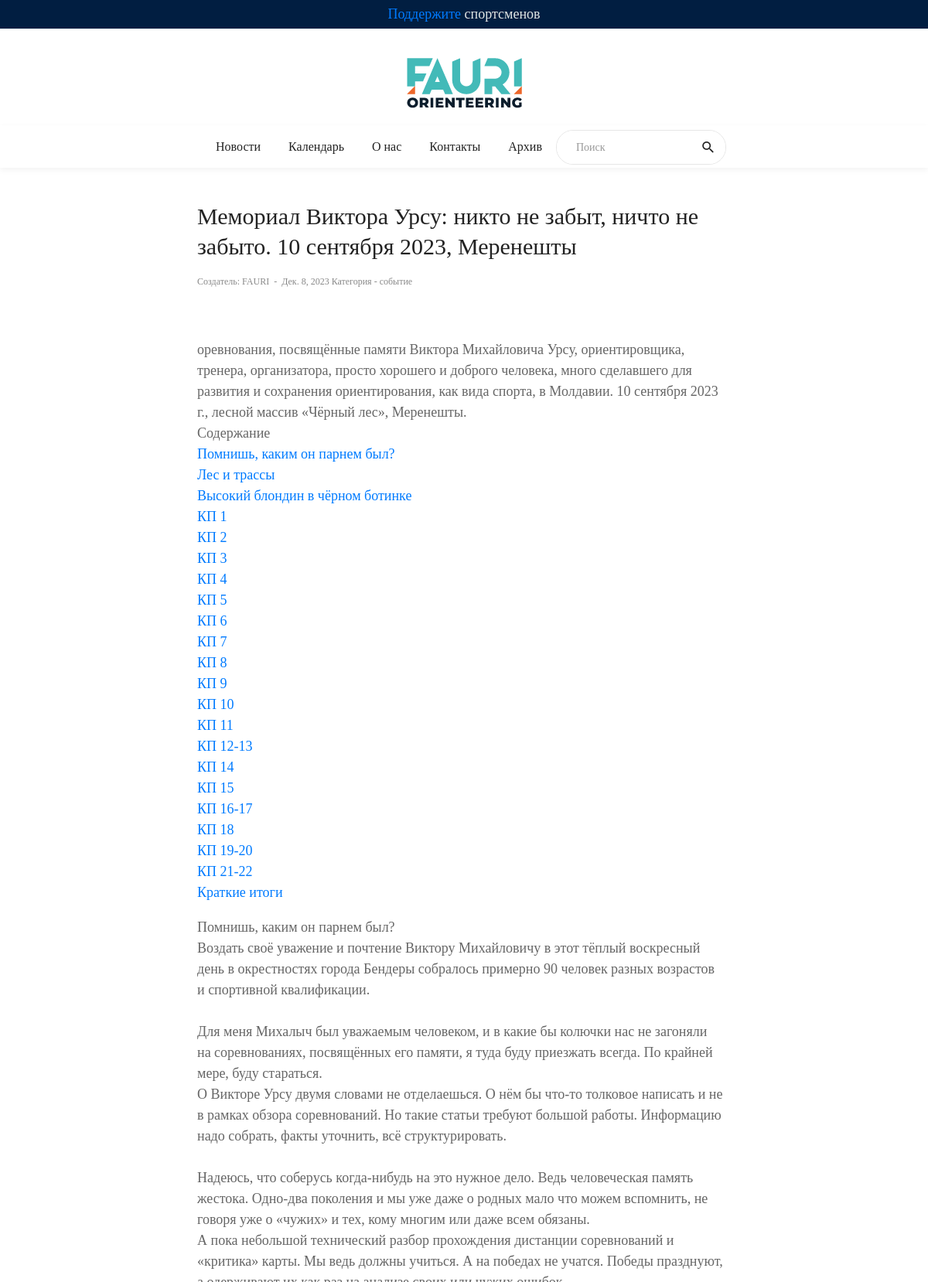
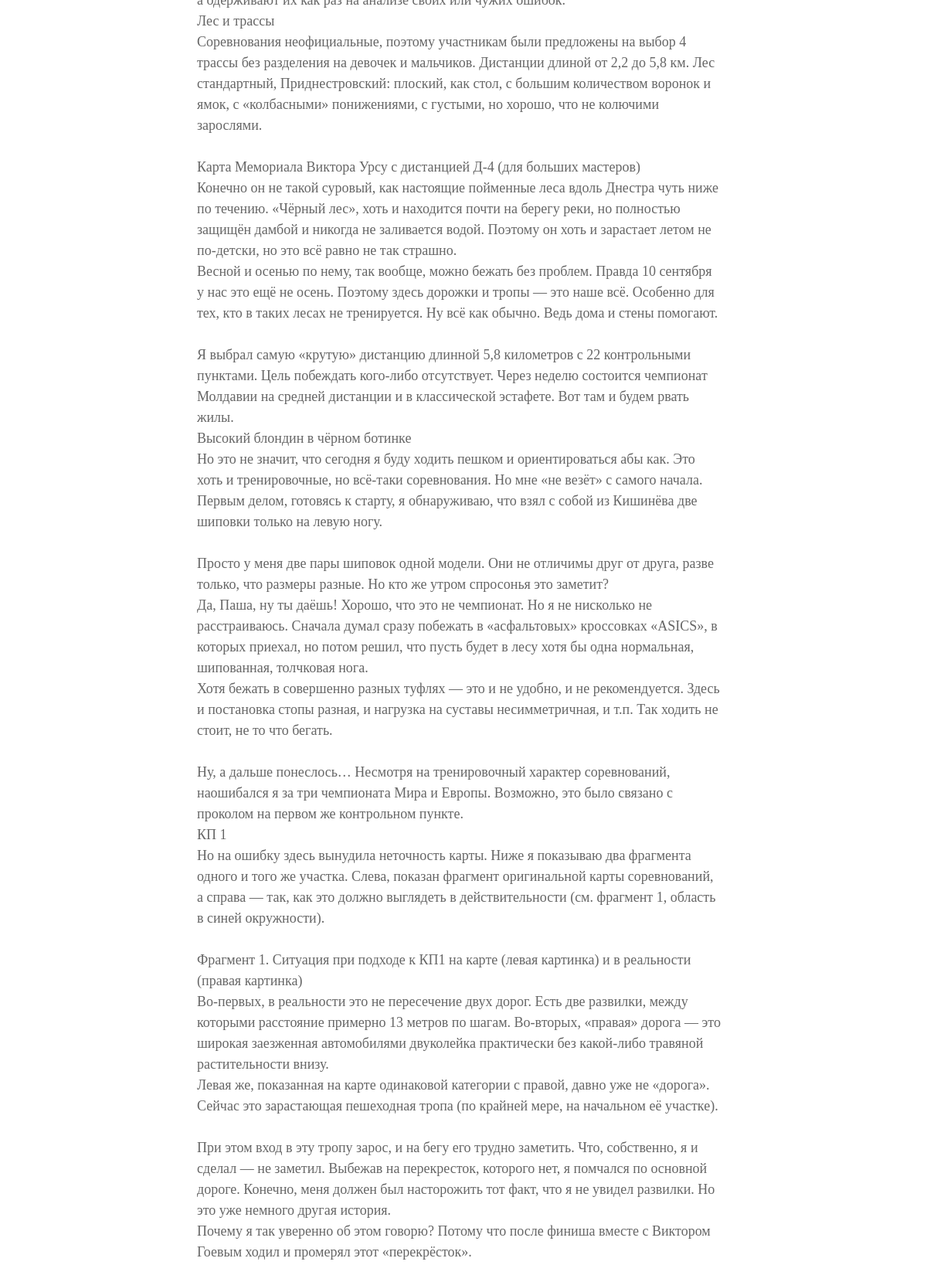
The page /news/31/ (upper part) on the database its author committed (2 pictures, top to bottom).
### store/models.py (models this page shows, shortened)
class Trending(models.Model):
    id = models.AutoField(primary_key=True)
    text = models.TextField(default="")
    def __str__(self):
        return self.text
    class Meta:
        verbose_name = u'Срочное'
        verbose_name_plural = u'Срочное'

class Event(models.Model):
    id = models.AutoField(primary_key=True)
    header = models.TextField(u'Заголовок', default="")
    author = models.CharField(u'Автор новости', help_text=u'', max_length=25, default='FAURI')
    image = models.ImageField(u'Картинка', help_text=u'', upload_to='', default='umolcanie.jpg')
    description = models.TextField(default="")
    CATEGORY_CHOICES = [
        ('событие', 'Событие'),
        ('тренировка', 'Тренировка'),
        ('международные соревнования', 'Международные соревнования'),
        ('соревнования', 'Соревнования'),
    ]
    category = models.CharField(
        u'Категория события',
        max_length=50,  # Увеличьте максимальную длину поля, если это необходимо
        choices=CATEGORY_CHOICES,
        default='событие',  # Установите категорию по умолчанию, если необходимо
    )
    day = models.DateField(u'Дата события', blank=True, null=True)
    start_time = models.TimeField(u'Время начала события', blank=True, null=True)
    end_time = models.TimeField(u'Время конца события ', blank=True, null=True)
    creation_day = models.DateField(u'Дата создания ', help_text=u'', default=datetime.date.today)
    is_popular = models.BooleanField(u'Популярная ', default=False)
    class Meta:
        verbose_name = u'Событие'
        verbose_name_plural = u'События'

### store/views.py (the view)
# urls.py: path('news/<int:id>/', views.single, name='single'),
def single(request, id):
    news = get_object_or_404(Event, id=id)
    popular_event = Event.objects.order_by('-is_popular')[:6]
    return render(request, 'single.html', {'news': news, "popular_event": popular_event})

### store/context_processors.py (called while the page is built)
def trending_texts(request):
    trending_text = Trending.objects.all()
    return {'trending_texts': trending_text}

### store/utils.py (called while the page is built)
    def formatday(self, day, weekday):
        events_from_day = self.events.filter(day__day=day)
        events_html = '<ul >''</ul>'
        if day == 0:
            return '<div class="calendar__number">&nbsp;</div>'  # day outside month
        else:
            if events_from_day:
                return '<div class="calendar__number calendar__number--current %s %s" data-id="%d">%d%s</div>' % (self.cssclasses[weekday], 'event', events_from_day[0].id, day, events_html)
            else:
                return '<div class="calendar__number %s">%d%s</div>' % (self.cssclasses[weekday], day, events_html)

    def formatweek(self, theweek):
        s = ''.join(self.formatday(d, wd) for (d, wd) in theweek)
        return '<div class="calendar__date">%s</div>' % s

    def formatmonth(self, theyear, themonth, withyear=True):
        events = Event.objects.filter(day__month=themonth)
        v = []
        a = v.append
        a('<div class="calendar">')
        a('\n')
        for week in self.monthdays2calendar(theyear, themonth):
            a(self.formatweek(week))
            a('\n')
        a('</div>')
        a('\n')
        return ''.join(v)

### templates/single.html (shortened to what this page needs)
{% extends 'base.html' %}
{% load static %}
{% block content %}
<head>
</head>
<body class="animsition">
<section class="bg0 p-b-140 p-t-10">
    <div class="container">
        <div class="row justify-content-center">
            <div class="col-md-10 col-lg-8 p-b-30">
                <div class="p-r-10 p-r-0-sr991">
                    <div class="p-b-70">
                        <h3 class="f1-l-3 cl2 p-b-16 p-t-33 respon2">
                            {{news.header}}
                        </h3>
                        <div class="flex-wr-s-s p-b-40">
								<span class="f1-s-3 cl8 m-r-15">
									<a href="#" class="f1-s-4 cl8 hov-cl10 trans-03">
										Создатель: {{news.author}}
									</a>
									<span class="m-rl-3">-</span>
									<span>
										{{news.creation_day}}
									</span>
                                    <span>
										Категория - {{news.category}}
									</span>
								</span>
                        </div>
                        <p class="f1-s-11 cl6 p-b-25">
                            {{news.description|safe}}
                        </p>
                    </div>
                </div>
            </div>
        </div>
    </div>
</section>
</body>
{% endblock content %}

### templates/base.html (shortened to what this page needs)
<!DOCTYPE html>
{% load static %}
<html lang="ru">
<head>
    <link rel="stylesheet" type="text/css" href="{% static 'vendor/bootstrap/css/bootstrap.min.css' %}">
    <link rel="stylesheet" type="text/css" href="{% static 'fonts/fontawesome-5.0.8/css/fontawesome-all.min.css' %}">
    <link rel="stylesheet" type="text/css" href="{% static 'fonts/iconic/css/material-design-iconic-font.min.css' %}">
    <link rel="stylesheet" type="text/css" href="{% static 'vendor/animate/animate.css' %}">
    <link rel="stylesheet" type="text/css" href="{% static 'vendor/css-hamburgers/hamburgers.min.css' %}">
    <link rel="stylesheet" type="text/css" href="{% static 'vendor/animsition/css/animsition.min.css' %}">
    <link rel="stylesheet" type="text/css" href="{% static 'css/util.min.css' %}">
    <link rel="stylesheet" type="text/css" href="{% static 'css/main.css' %}">
    <link rel="stylesheet" type="text/css" href="{% static 'css/calendarsmall.css' %}">
</head>
<body class="animsition">
<header>
    <div class="container-menu-desktop">
        {% if trending_texts %}
        <ul class="topbar-mobile text-center">
                <span class="dis-inline-block cl16 slide100-txt pos-relative size-w-0" data-in="fadeInDown"
                      data-out="fadeOutDown">
								{% for text in trending_texts %}
								<span class="dis-inline-block slide100-txt-item animated visible-false">
									{{ text|safe }}
								</span>
								{% endfor %}
							</span>
        </ul>
        {% endif %}
        <div class="wrap-logo no-banner container">
            <div class="logo">
                <a href="{% url 'index' %}"><img src="{% static 'assets/img/logo.png' %}" alt="LOGO"></a>
            </div>
        </div>
        <div class="wrap-main-nav">
            <div class="main-nav">
                <nav class="menu-desktop">
                    <ul class="main-menu justify-content-center">
                        <li class="mega-menu-item">
                            <a href="{% url 'news' %}">Новости</a>
                        </li>
                        <li class="mega-menu-item">
                            <a href="{% url 'calendars' %}">Календарь</a>
                        </li>
                        <li class="mega-menu-item">
                            <a href="{% url 'about' %}"> О нас</a>
                        </li>
                        <li class="mega-menu-item">
                            <a href="{% url 'contact' %}"> Контакты</a>
                        </li>
                        <li class="mega-menu-item">
                            <a href="{% url 'archive' %}"> Архив</a>
                        </li>
                        <li>
                            <form action="{% url 'search' %}" method="GET" style="display: flex; ">
                                <div class="pos-relative size-a-2 bo-1-rad-22 of-hidden bocl11 m-tb-6">
                                    <input class="f1-s-1 cl6 plh9 s-full p-l-25 p-r-45" type="text" name="query"
                                           placeholder="Поиск">
                                    <button class="flex-c-c size-a-1 ab-t-r fs-20 cl2 hov-cl10 trans-03">
                                        <i class="zmdi zmdi-search"></i>
                                    </button>
                                </div>
                            </form>
                        </li>
                    </ul>
                </nav>
            </div>
        </div>
    </div>
</header>
{% block content %}{% endblock content %}
</body>
</html>

### static/css/main.css (style rules this page uses)
.container { max-width: 1080px; }
.topbar-mobile { background-color: #011e41; padding: 5px 25px 5px 25px; }
.wrap-logo { display: -webkit-box; display: -webkit-flex; display: -moz-box; display: -ms-flexbox; display: flex; justify-content: space-between; align-items: center; height: 125px; padding-top: 25px; padding-bottom: 10px; }
.logo { width: 25%; height: 100%; display: -webkit-box; display: -webkit-flex; display: -moz-box; display: -ms-flexbox; display: flex; justify-content: flex-start; align-items: center; }
.logo img { max-width: 100%; max-height: 50%; }
.wrap-logo.no-banner { justify-content: center; }
.wrap-logo.no-banner .logo { width: 100%; height: 100%; justify-content: center; align-items: center; }
.wrap-main-nav { width: 100%; height: 55px; z-index: 1000; position: relative; }
.main-nav { width: 100%; height: 55px; background-color: #fff; box-shadow: 0 3px 8px 0px rgba(0,0,0,0.05); -moz-box-shadow: 0 3px 8px 0px rgba(0,0,0,0.05); -webkit-box-shadow: 0 3px 8px 0px rgba(0,0,0,0.05); -o-box-shadow: 0 3px 8px 0px rgba(0,0,0,0.05); -ms-box-shadow: 0 3px 8px 0px rgba(0,0,0,0.05); -webkit-transform: translateY(0%); -moz-transform: translateY(0%); -ms-transform: translateY(0%); -o-transform: translateY(0%); transform: translateY(0%); }
.menu-desktop { max-width: calc(100% - 30px); width: 1050px; margin: 0 auto; height: 55px; position: relative; }
.main-menu { list-style-type: none; margin: 0; height: 100%; display: -webkit-box; display: -webkit-flex; display: -moz-box; display: -ms-flexbox; display: flex; align-items: center; }
.main-menu > li { height: 100%; position: relative; }
.main-menu > li > a { font-family: Montserrat-Medium; font-size: 16px; line-height: 1.5; color: #222; position: relative; display: -webkit-box; display: -webkit-flex; display: -moz-box; display: -ms-flexbox; display: flex; align-items: center; height: 100%; padding: 5px 0px; margin: 0 18px; transition: all 0.3s; -o-transition: all 0.3s; -moz-transition: all 0.3s; -webkit-transition: all 0.3s; }
.main-menu > li > a::before { content: ""; display: block; position: absolute; width: calc(100% + 36px); height: 5px; bottom: 0; left: -18px; background-color: #e6e6e6; transition: all 0.3s; -webkit-transition: all 0.3s; -o-transition: all 0.3s; -moz-transition: all 0.3s; -webkit-transform: scaleX(0); -moz-transform: scaleX(0); -ms-transform: scaleX(0); -o-transform: scaleX(0); transform: scaleX(0); }
.main-menu > li.mega-menu-item { position: static; }
body { padding-right: 0px !important; }
.bocl11 { border-color: #e6e6e6; }
.cl2 { color: #222; }
.cl6 { color: #666; }
.cl8 { color: #888; }
.cl16 { color: #e5e5e5; }
.f1-s-1 { font-family: Montserrat-Regular; font-size: 14px; line-height: 1.7; }
.f1-s-3 { font-family: Montserrat-Regular; font-size: 12px; line-height: 1.7; }
.f1-s-4 { font-family: Montserrat-Bold; font-size: 12px; line-height: 1.7; }
.f1-s-11 { font-family: Montserrat-Regular; font-size: 14px; line-height: 1.8; }
.f1-l-3 { font-family: Montserrat-Medium; font-size: 30px; line-height: 1.3; }
.size-a-1 { width: 45px; height: 100%; }
.size-a-2 { width: 220px; height: 45px; }
.size-w-0 { flex-grow: 1; }
.bg0 { background-color: #fff; }

### rows shown on the page
Trending: text "Поддержите спортсменов"
Event: header "Мемориал Виктора Урсу: никто не забыт, ничто не забыто. 10 сентября 2023, Меренешты", author "FAURI", creation_day "Дек. 8, 2023", category "событие", description "оревнования, посвящённые памяти Виктора Михайловича Урсу, ориентировщика, тренера, организатора, просто хорошего и доброго человека, много сделавшего для развития и сохранения ориентирования, как вида спорта, в Молдавии. 10 сентября 2023 г., лесной массив «Чёрный лес», Меренешты. Содержание Помнишь, каким он парнем был? Лес и трассы Высокий блондин в чёрном ботинке КП 1 КП 2 КП 3 КП 4 КП 5 КП 6 КП 7 КП 8 КП 9 КП 10 КП 11 КП 12-13 КП 14 КП 15 КП 16-17 КП 18 КП 19-20 КП 21-22 Краткие итоги Помнишь, каким он парнем был? Воздать своё уважение и почтение Виктору Михайловичу в этот тёплый воскресный день в окрестностях города Бендеры собралось примерно 90 человек разных возрастов и спортивной…"
